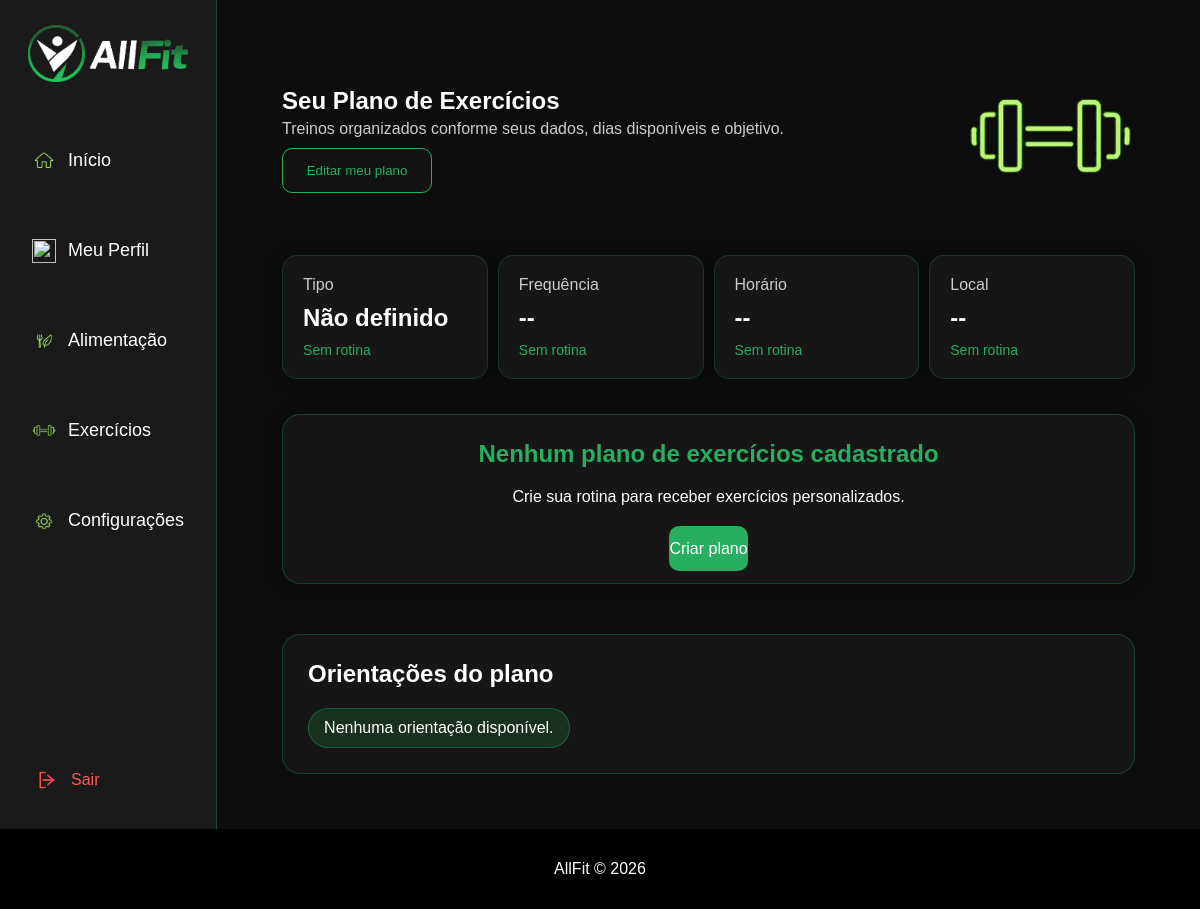
The page /AllFit/rotina_exercicios.php (signed in) on the database as committed earlier.
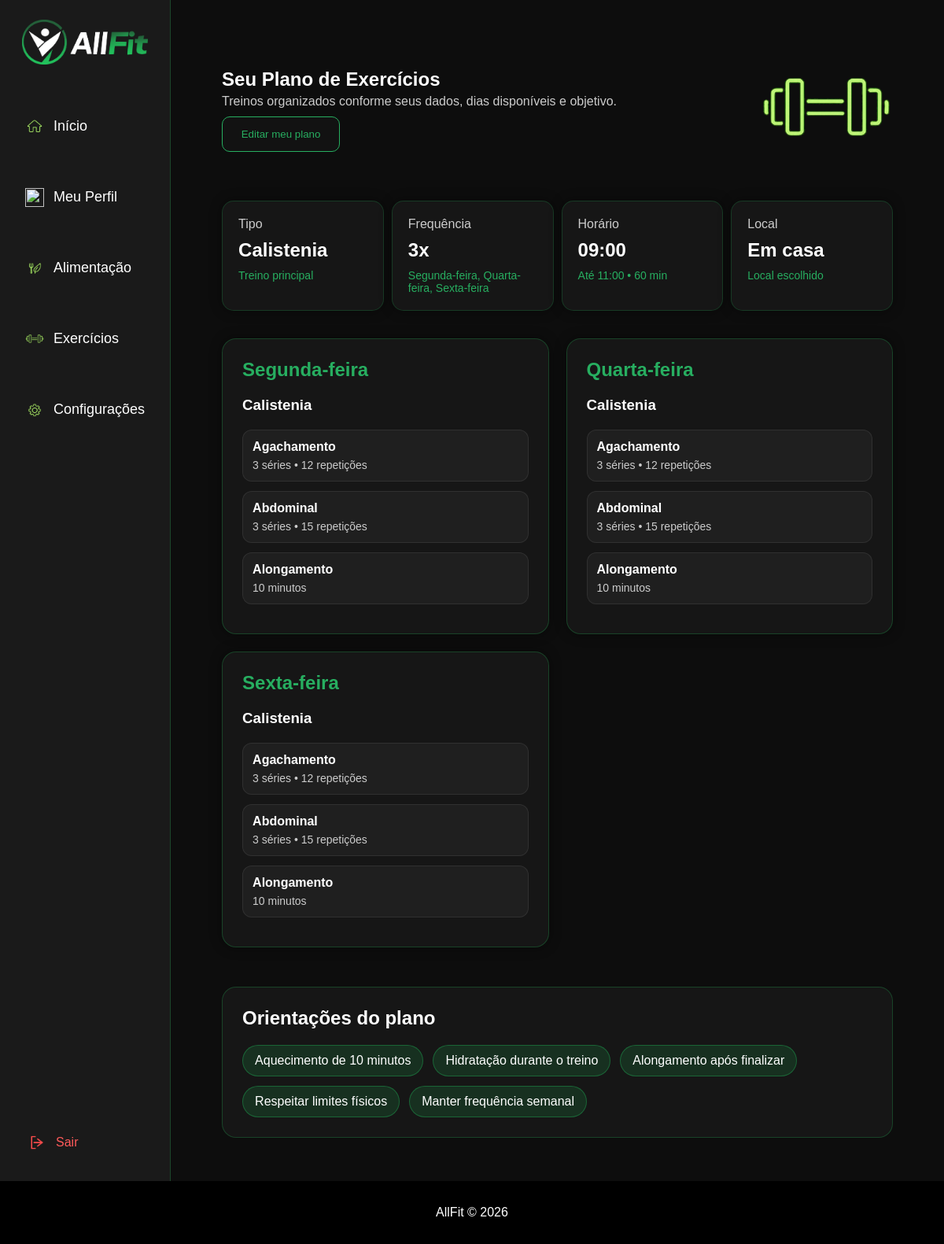
The same page on the database as committed later.
### tables this page shows
CREATE TABLE IF NOT EXISTS `treinos` (
  `id_treino` int(11) NOT NULL AUTO_INCREMENT,
  `id_usuario` int(11) NOT NULL,
  `tipo_exercicio` varchar(30) NOT NULL,
  `horario_inicio` time NOT NULL,
  `horario_fim` time NOT NULL,
  `duracao` int(11) NOT NULL,
  `local` varchar(30) NOT NULL,
  `dias_treino` varchar(100) NOT NULL,
  `dias_total` int(11) NOT NULL,
  PRIMARY KEY (`id_treino`)
);

### AllFit/rotina_exercicios.php (the view, shortened to what the rows shown need)
<?php
$id_usuario = $_SESSION["id_usuario"];
$sqlTreino = mysql_query("
    SELECT *
    FROM treinos
    WHERE id_usuario = '$id_usuario'
");
if (mysql_num_rows($sqlTreino) > 0) {
    $treino = mysql_fetch_array($sqlTreino);
    $id_treino = $treino["id_treino"];
    $tipo = $treino["tipo_exercicio"];
    $horarioInicio = $treino["horario_inicio"];
    $horarioFim = $treino["horario_fim"];
    $duracao = $treino["duracao"];
    $local = $treino["local"];
    $diasTreino = $treino["dias_treino"];
    $temTreino = true;
} else {
    $temTreino = false;
}
$dificuldades = array();
if ($temTreino) {
    $sqlDificuldades = mysql_query("
        SELECT id_dificuldade
        FROM treino_dificuldade
        WHERE id_treino = '$id_treino'
    ");
    while ($dificuldade = mysql_fetch_array($sqlDificuldades)) {
        $dificuldades[] = $dificuldade["id_dificuldade"];
    }
}
$dias = array();
if ($temTreino && $diasTreino != "") {
    $dias = explode(", ", $diasTreino);
}
$nomesDias = array(
    "segunda" => "Segunda-feira",
    "terca" => "Terça-feira",
    "quarta" => "Quarta-feira",
    "quinta" => "Quinta-feira",
    "sexta" => "Sexta-feira"
);
$nomesLocal = array(
    "casa" => "Em casa",
    "academia" => "Academia",
    "ar_livre" => "Ao ar livre"
);
?>
<html lang="pt-br">
<head>
    <link
        rel="stylesheet"
        href="Base_Style.css"
    >
    <link
        rel="stylesheet"
        href="dashboardStyle.css"
    >
</head>
<body>
<section class="dashboard">
    <div class="page-container">
        <main class="conteudo-dash">
            <div class="topo-dash">
                <div>
                    <div class="texto-topo">
                        <h1>
                            Seu Plano de Exercícios
                        </h1>
                    </div>
                </div>
            </div>
            <?php if (!$temTreino) { ?>
                <section
                    class="resumo-exercicio"
                >
                    <div class="dash-card">
                        <h2>
                            Não definido
                        </h2>
                    </div>
                    <div class="dash-card">
                        <h2>
                            --
                        </h2>
                    </div>
                    <div class="dash-card">
                        <h2>
                            --
                        </h2>
                    </div>
                    <div class="dash-card">
                        <h2>
                            --
                        </h2>
                    </div>
                </section>
                <section class="area-treino">
                    <div
                        class="treino-card"
                        style="grid-column:1/-1;text-align:center;"
                    >
                        <h2>
                            Nenhum plano de exercícios cadastrado
                        </h2>
                        <br>
                    </div>
                </section>
                <section class="orientacoes-treino">
                    <h2>
                        Orientações do plano
                    </h2>
                </section>
            <?php } else { ?>
                <section class="resumo-exercicio">
                    <div class="dash-card">
                        <p>
                            Tipo
                        </p>
                        <h2>
                            <?php echo $tipo; ?>
                        </h2>
                        <span>
                            Treino principal
                        </span>
                    </div>
                    <div class="dash-card">
                        <p>
                            Frequência
                        </p>
                        <h2>
                            <?php echo count($dias); ?>x
                        </h2>
                        <span>
                            <?php
                            $diasFormatados = array();
                            foreach ($dias as $dia) {
                                if (isset($nomesDias[$dia])) {
                                    $diasFormatados[] =
                                        $nomesDias[$dia];
                                }
                            }
                            echo implode(", ", $diasFormatados);
                            ?>
                        </span>
                    </div>
                    <div class="dash-card">
                        <p>
                            Horário
                        </p>
                        <h2>
                            <?php
                            echo substr($horarioInicio, 0, 5);
                            ?>
                        </h2>
                        <span>
                            Até
                            <?php
                            echo substr($horarioFim, 0, 5);
                            ?>
                            •
                            <?php echo $duracao; ?> min
                        </span>
                    </div>
                    <div class="dash-card">
                        <p>
                            Local
                        </p>
                        <h2>
                            <?php
                            if (isset($nomesLocal[$local])) {
                                echo $nomesLocal[$local];
                            } else {
                                echo $local;
                            }
                            ?>
                        </h2>
                        <span>
                            Local escolhido
                        </span>
                    </div>
                </section>
                <section class="area-treino">
                    <?php foreach ($dias as $dia) { ?>
                        <div class="treino-card">
                            <h2>
                                <?php
                                if (isset($nomesDias[$dia])) {
                                    echo $nomesDias[$dia];
                                } else {
                                    echo $dia;
                                }
                                ?>
                            </h2>
                            <h3>
                                <?php echo $tipo; ?>
                            </h3>
                            <?php
                            if (in_array(1, $dificuldades)) {
                                ?>
                                <div class="exercicio-item">
                                    <b>
                                        Caminhada leve
                                    </b>
                                    <span>
                                        20 minutos
                                    </span>
                                </div>
                                <div class="exercicio-item">
                                    <b>
                                        Alongamento
                                    </b>
                                    <span>
                                        10 minutos
                                    </span>
                                </div>
                            <?php
                            } else {
                                ?>
                                <div class="exercicio-item">
                                    <b>
                                        Agachamento
                                    </b>
                                    <span>
                                        3 séries • 12 repetições
                                    </span>
                                </div>
                                <div class="exercicio-item">
                                    <b>
                                        Abdominal
                                    </b>
                                    <span>
                                        3 séries • 15 repetições
                                    </span>
                                </div>
                                <div class="exercicio-item">
                                    <b>
                                        Alongamento
                                    </b>
                                    <span>
                                        10 minutos
                                    </span>
                                </div>
                            <?php } ?>
                        </div>
                    <?php } ?>
                </section>
                <section class="orientacoes-treino">
                    <h2>
                        Orientações do plano
                    </h2>
                    <div class="orientacoes-grid">
                        <span>
                            Aquecimento de 10 minutos
                        </span>
                        <span>
                            Hidratação durante o treino
                        </span>
                        <span>
                            Alongamento após finalizar
                        </span>
                        <span>
                            Respeitar limites físicos
                        </span>
                        <span>
                            Manter frequência semanal
                        </span>
                    </div>
                </section>
            <?php } ?>
        </main>
    </div>
</section>
</body>
</html>

Rows that differ between the two databases and show on the page:
added treinos: tipo_exercicio "Calistenia", dias_treino "3", horario_inicio "09:00", horario_fim "11:00", duracao "60", local "Em casa", dias_treino "Segunda-feira", dias_treino "Quarta-feira", dias_treino "Sexta-feira"
Other text that changed with them:
implode(", ", $diasFormatados): (not shown) → "Segunda-feira, Quarta-feira, Sexta-feira"
text no longer shown: "Não definido Sem rotina -- Sem rotina -- Sem rotina -- Sem rotina Nenhum plano de exercícios cadastrado Crie sua rotina para receber exercícios personalizados. Criar plano Nenhuma orientação disponível."
text now shown: "Treino principal x Até • min Local escolhido Aquecimento de 10 minutos Hidratação durante o treino Alongamento após finalizar Respeitar limites físicos Manter frequência semanal"
new list line: "Agachamento 3 séries • 12 repetições Abdominal 3 séries • 15 repetições Alongamento 10 minutos"
